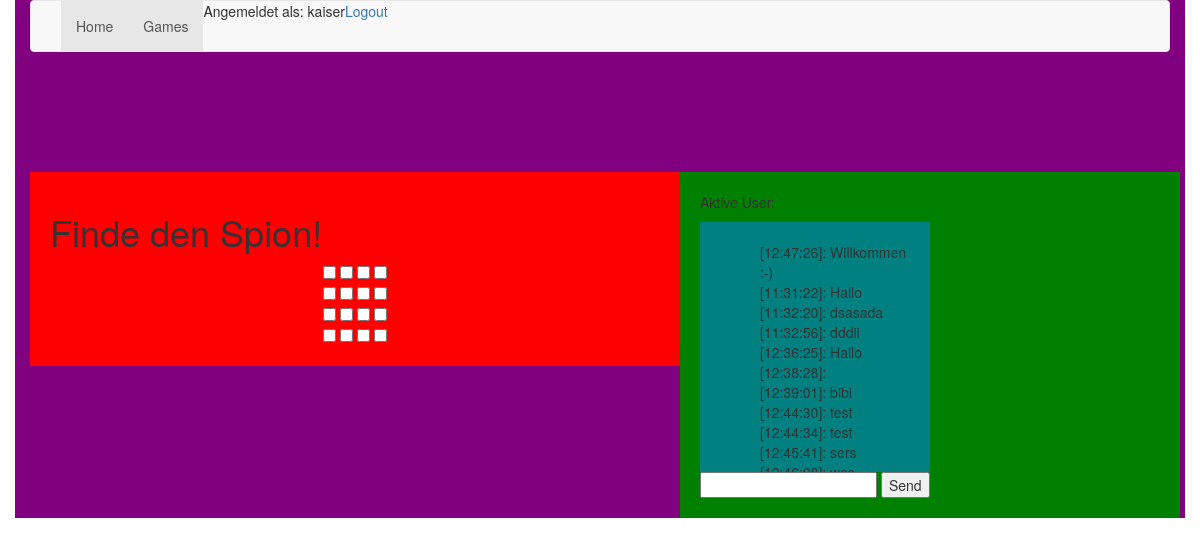
The page /games (signed in) on the database its author committed.
### lucky/database.py (models this page shows, shortened)
class user(db.Model, UserMixin):
    id = db.Column(db.Integer, primary_key=True)
    username = db.Column(db.String(80), unique=True)
    email = db.Column(db.String(120), unique=True)
    password = db.Column(db.String(120))
    money = db.Column(db.Integer, default=5000)
    logged_in = db.Column(db.Integer, default=0)

class chat(db.Model):
    id = db.Column(db.Integer, primary_key=True)
    user_id= db.Column(db.Integer, db.ForeignKey('user.id'))
    message = db.Column(db.String(500))
    timestamp = db.Column(db.String(10), index=True)
    datestamp = db.Column(db.String(10), index=True)

### lucky/routes.py (the view)
@app.route('/games')
@login_required
def games():
    return render_template('games.html',messages=chat.query.all())

### lucky/functions.py (called while the page is built)
@login_manager.user_loader
def user_loader(id):
    return user.query.get(int(id))

### lucky/templates/games.html (shortened to what this page needs)
{% extends "base.html" %}
{% block content %}
     <h1>Finde den Spion!</h1>
     <CENTER>
     <FORM method="POST" name="searchb">
     <input type=checkbox onClick="javascript:search('x1y1', this);">
     <input type=checkbox onClick="javascript:search('x1y2', this);">
     <input type=checkbox onClick="javascript:search('x1y3', this);">
     <input type=checkbox onClick="javascript:search('x1y4', this);"><br>
     <input type=checkbox onClick="javascript:search('x2y1', this);">
     <input type=checkbox onClick="javascript:search('x2y2', this);">
     <input type=checkbox onClick="javascript:search('x2y3', this);">
     <input type=checkbox onClick="javascript:search('x2y4', this);"><br>
     <input type=checkbox onClick="javascript:search('x3y1', this);">
     <input type=checkbox onClick="javascript:search('x3y2', this);">
     <input type=checkbox onClick="javascript:search('x3y3', this);">
     <input type=checkbox onClick="javascript:search('x3y4', this);"><br>
     <input type=checkbox onClick="javascript:search('x4y1', this);">
     <input type=checkbox onClick="javascript:search('x4y2', this);">
     <input type=checkbox onClick="javascript:search('x4y3', this);">
     <input type=checkbox onClick="javascript:search('x4y4', this);">
     </FORM>
     </CENTER>
     {% endblock %}

### lucky/templates/base.html (shortened to what this page needs)
<!DOCTYPE html>
<html>
 <head>
	<link href="static/bootstrap.css" rel="stylesheet" media="screen">
 </head>
 <body>
    <div class="container">
     <nav class="navbar navbar-default">
  <div class="container-fluid">
    <div class="collapse navbar-collapse" id="bs-example-navbar-collapse-1">
      <ul class="nav navbar-nav">
        <li class="active"><a href="/">Home <span class="sr-only">(current)</span></a></li>
        <li class="active"><a href="/games">Games <span class="sr-only">(current)</span></a></li>
        <li class="active">          	 {% if current_user.is_authenticated %}
		         <p>Angemeldet als: {{ current_user.username }}</p></li>
		<li class="active"><p><a href="{{ url_for('.logout') }}">Logout</a></p>
		            {% else %}
		         <p><a href="{{ url_for('.login') }}">Login</a></p>
		         <p><a href="{{ url_for('.register') }}">Registrierung</a></p>
	                {% endif %}</li>
      </ul>
    </div>
  </div>
</nav>
	<div class="content">
	 {% block content %}	{% endblock %}
</div>
		<div class="chat_out">
			<p>Aktive User: </p>
            <div class="chat_in">
            <ul id="messages" style="list-style:none;">
		        {% for msg in messages %}
		 	    <li>{% for id in user %}{% if msg.user_id == id.id %}{{ id.username }} {% endif %}{% endfor %}
					[{{ msg.timestamp }}]: {{ msg.message }}</li>
		        {% endfor %}
	        </ul>
            </div>
        	{% if current_user.is_authenticated %}
	 <input type="text" id="myMessage">
	 <button id="sendbutton">Send</button>
 	{% endif %}
             </div>
     	</div>
 </body>
</html>

### rows shown on the page
user: username "kaiser"
chat: timestamp "12:47:26", message "Willkommen :-)"
chat: timestamp "11:31:22", message "Hallo"
chat: timestamp "11:32:20", message "dsasada"
chat: timestamp "11:32:56", message "dddii"
chat: timestamp "12:36:25", message "Hallo"
chat: timestamp "12:38:28"
chat: timestamp "12:39:01", message "bibi"
chat: timestamp "12:44:30", message "test"
chat: timestamp "12:44:34", message "test"
chat: timestamp "12:45:41", message "sers"
